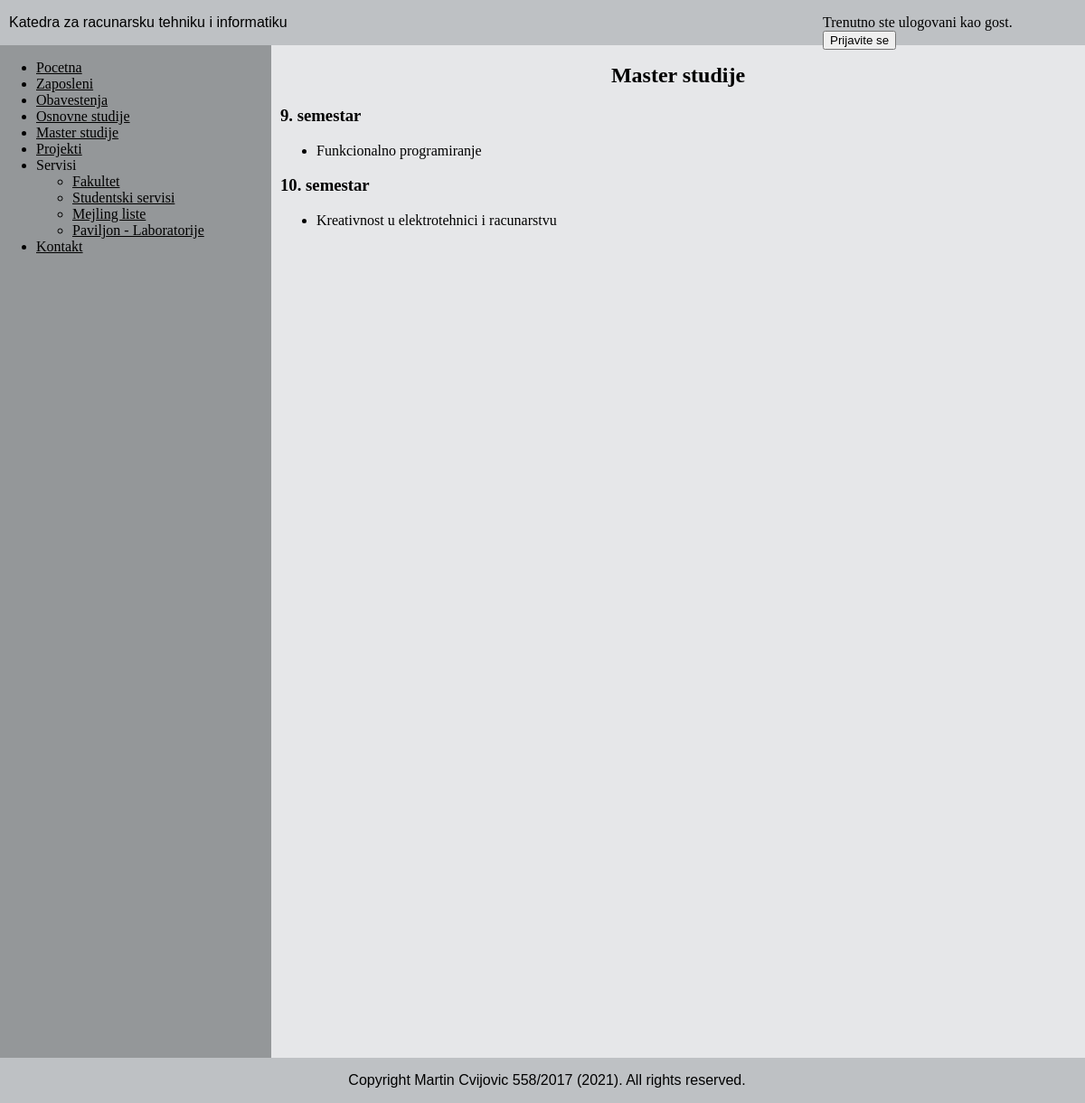
The app's page /masterstudije.php with its own data.
### tables this page shows
CREATE TABLE `nastavni_plan` (
  `sifra_predmet` varchar(100) NOT NULL,
  `id_odseka` int(11) NOT NULL,
  `godina_studija` int(11) NOT NULL,
  `semestar` int(11) NOT NULL
);

CREATE TABLE `predmet` (
  `sifra_predmet` varchar(100) NOT NULL,
  `naziv` varchar(100) NOT NULL,
  `fond_casova` int(11) NOT NULL,
  `broj_ESPB` int(11) NOT NULL,
  `cilj_predmeta` text NOT NULL,
  `ishod_predmeta` text NOT NULL,
  `komentar` text NOT NULL,
  `aktivan` tinyint(1) NOT NULL,
  `tip_predmeta` varchar(100) NOT NULL
);

### config.php (called while the page is built, shortened)
<?php
    $ID_RTI = 2;
?>

### masterstudije.php (the view, shortened to what this page needs)
<html>
    <head>
        <link rel="stylesheet" type="text/css" href="nomargin-style.css">
        <link rel="stylesheet" type="text/css" href="content-style.css">
    </head>
    <body>
        <?php
            require("header.php");
            require("sidemenu.php");
        ?>
        <div id="content">
            <h2 style='text-align: center'><b>Master studije</b></h2>
            <?php
                $handle = dbConnect();
                for ($i = 9; $i <= 10; $i ++)
                {
                    echo "<h3><b>".$i.". semestar</b></h3>";
                    require("config.php");
                    $result = mysqli_query($handle, "select * from nastavni_plan where semestar=".$i." and id_odseka=".$ID_RTI);
                    if ($result !== false && mysqli_num_rows($result) > 0)
                    {
                        echo "<ul>";
                        while ($row = mysqli_fetch_assoc($result))
                        {
                            $result_predmet = mysqli_query($handle, "select * from predmet where sifra_predmet='".$row['sifra_predmet']."'");
                            $info_predmet = mysqli_fetch_assoc($result_predmet);
                            if (isset($_SESSION['email']))
                            {
                                echo "<li><a href='predmet.php?sifra=".$info_predmet['sifra_predmet']."'>".$info_predmet['naziv']."</a></li>";
                            }
                            else
                            {
                                echo "<li>".$info_predmet['naziv']."</li>";
                            }
                        }
                        echo "</ul>";
                    }
                }
            ?>
        </div>
        <?php
            require("footer.php");
        ?>
    </body>
</html>

### nomargin-style.css (style rules this page uses)
body { margin: 0 auto; padding: 0; }

### content-style.css (style rules this page uses)
#content { background-color: rgb(230, 231, 233); padding-left: 310px; padding-top: 50px; padding-right: 10px; }
body { background-color: rgb(230, 231, 233); }

### records on screen
nastavni_plan: sifra_predmet.naziv "Funkcionalno programiranje"
nastavni_plan: sifra_predmet.naziv "Kreativnost u elektrotehnici i racunarstvu"
